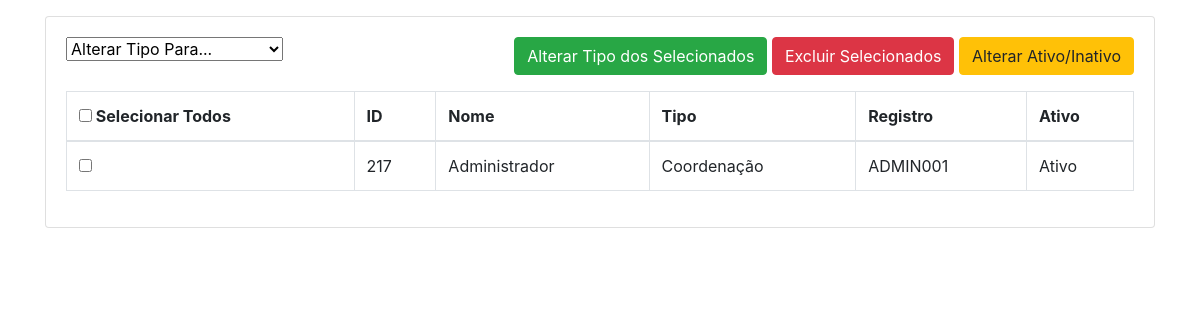
The app's page /pages/coordenacao/usuarios/listar-usuarios.php (signed in) with its own data.
### tables this page shows
CREATE TABLE IF NOT EXISTS `usuarios` (
  `idusuario` INT NOT NULL AUTO_INCREMENT,
  `nome` VARCHAR(90) NULL DEFAULT NULL,
  `email` VARCHAR(90) NULL DEFAULT NULL,
  `telefone` VARCHAR(90) NULL DEFAULT NULL,
  `login` VARCHAR(90) NULL DEFAULT NULL,
  `senha` VARCHAR(90) NULL DEFAULT NULL,
  `tipo` INT NOT NULL DEFAULT '-1',
  `ativo` TINYINT NULL DEFAULT '1',
  `registro` VARCHAR(90) NULL DEFAULT NULL,
  `periodo` INT NULL DEFAULT NULL,
  PRIMARY KEY (`idusuario`));

### pages/coordenacao/usuarios/listar-usuarios.php (the view, shortened to what this page needs)
<!DOCTYPE html>
<html lang="pt-BR">
<head>
    <link rel="stylesheet" href="https://maxcdn.bootstrapcdn.com/bootstrap/4.5.2/css/bootstrap.min.css">
    <link rel="stylesheet" href="../../../css/style.css">
</head>
<body>
    <?php
    function tipoTexto($tipo)
    {
        switch ($tipo) {
            case '2':
                return 'Coordenação';
        }
    }
    function ativoTexto($ativo)
    {
        switch ($ativo) {
            case '1':
                return 'Ativo';
        }
    }
    $sql = "SELECT idusuario, nome, tipo, registro, ativo FROM usuarios";
    $result = $conn->query($sql);
    ?>
    <div class="container mt-3">
        <div class="card">
            <div class="card-body">
                <form id="formUsuarios" method="post" action="">
                    <div class="d-flex justify-content-between mb-3">
                        <div>
                            <select name="novo_tipo" class="form-select" id="novoTipoSelect">
                                <option value="-1">Alterar Tipo Para...</option>
                            </select>
                        </div>
                        <div>
                            <button type="button" class="btn btn-success" onclick="alterarTipoSelecionados()">Alterar Tipo dos Selecionados</button>
                            <button type="button" class="btn btn-danger" onclick="excluirSelecionados()">Excluir Selecionados</button>
                            <button type="button" class="btn btn-warning" onclick="alternarAtivoSelecionados()">Alterar Ativo/Inativo</button>
                        </div>
                    </div>
                    <table class="table table-bordered">
                        <thead>
                            <tr>
                                <th><input type="checkbox" id="selectAll" onclick="selecionarTodos(this)"> Selecionar Todos</th>
                                <th>ID</th>
                                <th>Nome</th>
                                <th>Tipo</th>
                                <th>Registro</th>
                                <th>Ativo</th>
                            </tr>
                        </thead>
                        <tbody>
                            <?php while ($row = $result->fetch_assoc()): ?>
                                <tr id="linha-<?php echo $row['idusuario']; ?>">
                                    <td><input type="checkbox" name="usuarios[]" value="<?php echo $row['idusuario']; ?>"></td>
                                    <td><?php echo htmlspecialchars($row['idusuario']); ?></td>
                                    <td><?php echo htmlspecialchars($row['nome']); ?></td>
                                    <td><?php echo tipoTexto($row['tipo']); ?></td>
                                    <td><?php echo isset($row['registro']) ? htmlspecialchars($row['registro']) : 'N/A'; ?></td>
                                    <td><?php echo ativoTexto($row['ativo']); ?></td>
                                </tr>
                            <?php endwhile; ?>
                        </tbody>
                    </table>
                </form>
            </div>
        </div>
    </div>
</body>
</html>

### css/style.css (style rules this page uses)
body { background-color: white; margin: 0; padding: 0; }

### pages/coordenacao/usuarios/listar-usuarios.php (style rules this page uses)
body { overflow-y: hidden; }
.card { overflow-y: auto; max-height: 750px; }

### records on screen
usuarios: idusuario "217", nome "Administrador", tipo "Coordenação", registro "ADMIN001", ativo "Ativo"
